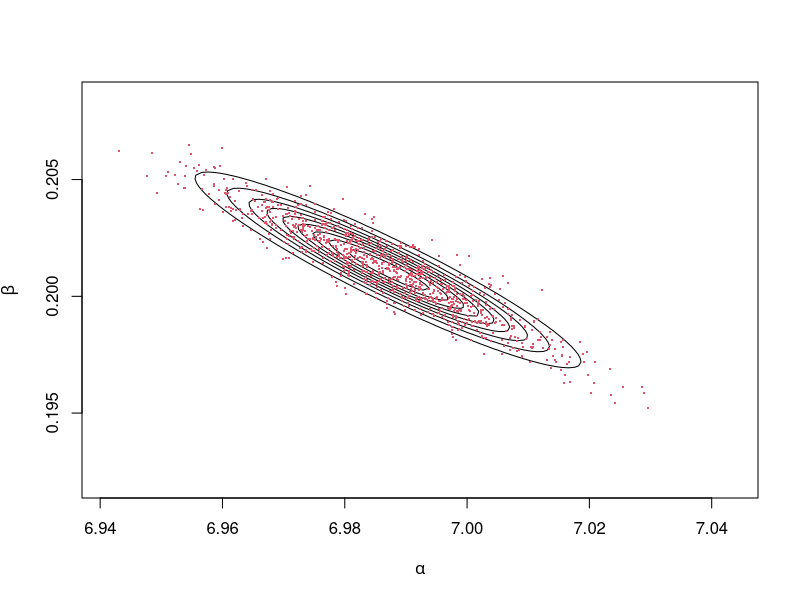
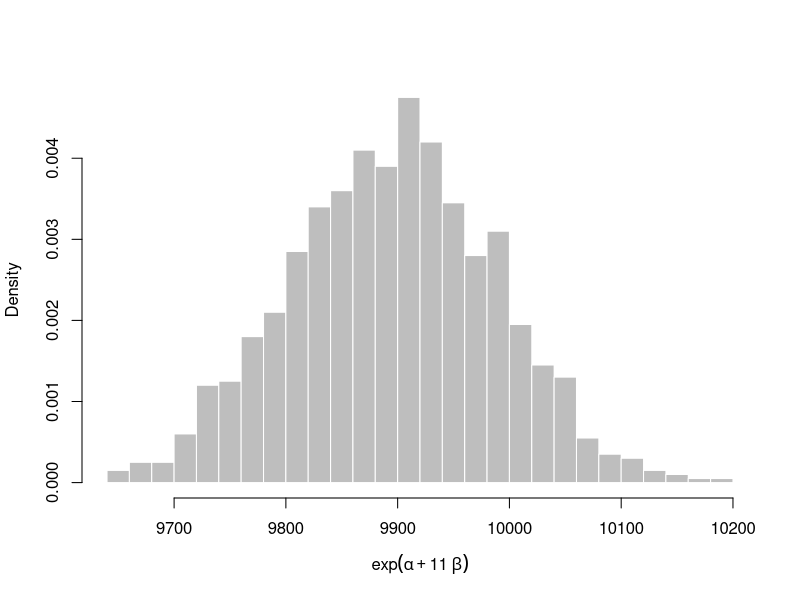

Source code (R) for these figures, in order:

##---------------------------------------------------------------------------##
## Stat 591                                                                  ##
## Author: Ryan Martin (rgmartin@uic.edu)                                    ##
## R code solution to Gelman et al (2004), Exercise 3.12, page 99            ##
## Employs a very basic but clever strategy for approx posterior sampling    ##
##---------------------------------------------------------------------------##

library(MASS)


# Data from Gelman et al (2004), Table 2.2, page 69

#t <- 1975 + 1:10
#y <- c(24, 25, 31, 31, 22, 21, 26, 20, 16, 22)


# Simulated data

t <- 1:10
y <- rpois(length(t), exp(7 + 0.2 * t))


# Poisson log-linear model (slightly different from in Gelman)
# Y_i ~ Pois(exp(alpha + beta * t_i)), i=1,...,n


# Compute posterior density (up to proportionality constant) using "uniform prior"

post <- function(a, b) {

  log.prior <- function(a, b) 0
  o <- exp(sum(dpois(y, exp(a + b * t), log=TRUE)) + log.prior(a, b))
  return(o)

}


# Draw contour plot of posterior density

lm.out <- lm(log(y) ~ t)
summary(lm.out)
ci <- confint(lm.out, level=0.99)
A <- seq(ci[1,1], ci[1,2], len=100)
B <- seq(ci[2,1], ci[2,2], len=100)
PP <- 0 * outer(A, B)
for(i in 1:length(A)) {

  for(j in 1:length(B)) PP[i, j] <- post(A[i], B[j])

}
PP <- PP / max(PP)
contour(A, B, PP, nlevels=10, xlab=expression(alpha), ylab=expression(beta), drawlabels=FALSE)


# (Approximate) sampling from the posterior

post.samp <- function(N, A, B, PP) {

  lenA <- length(A); gridA <- A[2] - A[1]
  lenB <- length(B); gridB <- B[2] - B[1]
  L <- lenA * lenB
  I <- sample(L, size=N, replace=TRUE, prob=c(PP))
  aa <- A[(I - 1) %% lenA + 1]
  bb <- B[ceiling(I / lenA)]
  Ajit <- runif(N, -gridA / 2, gridA / 2)
  Bjit <- runif(N, -gridB / 2, gridB / 2)
  out <- matrix(c(aa + Ajit, bb + Bjit), N, 2)
  return(out)

}

AB <- post.samp(1000, A, B, PP)
points(AB[,1], AB[,2], col=2, pch=".", cex=2)


# Estimate the expected number of events in the following year

#est.fit <- exp(AB[,1] + 1986 * AB[,2])
est.fit <- exp(AB[,1] + 11 * AB[,2])
hist(est.fit, breaks=25, freq=FALSE, col="gray", border="white", xlab=expression(exp(alpha + 11~beta)), main="")





